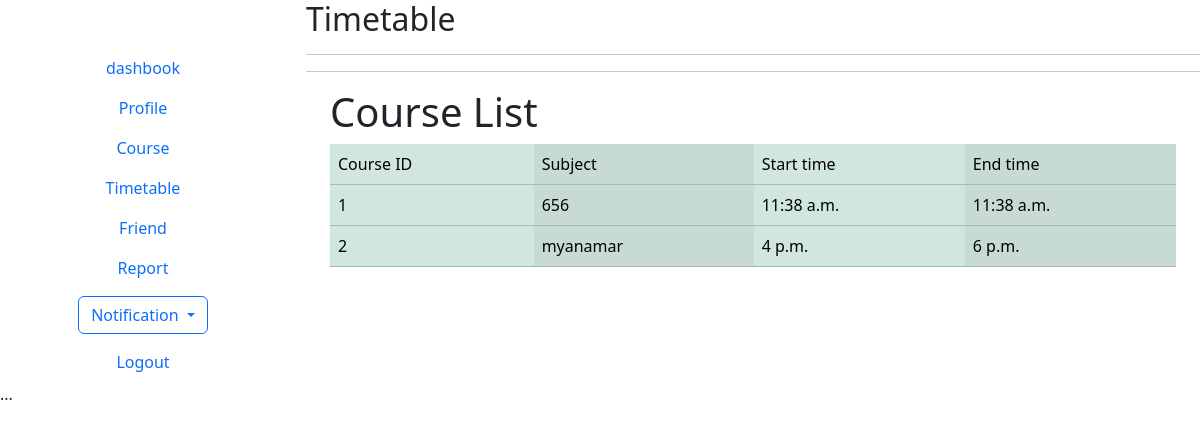
The page /teacher/timetable/ (signed in) on the database its author committed.
### library/models.py (models this page shows, shortened)
class courseModel(models.Model):
    id=models.AutoField(primary_key=True)
    subject=models.CharField(max_length=50,null=True)
    author=models.ForeignKey(User,on_delete=models.CASCADE)
    content=models.TextField(default=None)
    day=models.ForeignKey(nays,on_delete=models.CASCADE)
    date=models.DateField(default=datetime.now)
    strtime=models.TimeField(default=datetime.now)
    endtime=models.TimeField(default=datetime.now)

### principle/views.py (the view)
# urls.py: path('timetable/',t_timetable),
def t_timetable(request):
    course=courseModel.objects.filter(author_id=request.user.id)
    return render(request, 't_timetable.html',{'course':course})

### principle/templates/t_timetable.html (shortened to what this page needs)
{% extends "t_base.html" %}
{% block body %}
<h2>Timetable</h2><hr><hr>
<div class="bg-gray-100 font-sans container" >
    <div class="container mx-auto my-10 p-8 bg-white shadow-md">
        <h1 class="text-3xl font-bold mb-8">Course List</h1>
        <table class="table table-success table-striped-columns">
            <thead>
            <tr>
                <td>Course ID</td>
                <td>Subject</td>
                <td>Start time</td>
                <td>End time</td>
            </tr>
            {% for i in course %}
            <tr>
                <td>{{i.id}}</td>
                <td>{{i.subject}}</td>
                <td>{{i.strtime}}</td>
                <td>{{i.endtime}}</td>
            </tr>
            {% endfor %}
        </thead>
          </table>
</div>
</div>
{% endblock %}

### rows shown on the page
courseModel: id "1", subject "656", strtime "11:38 a.m.", endtime "11:38 a.m."
courseModel: id "2", subject "myanamar", strtime "4 p.m.", endtime "6 p.m."
